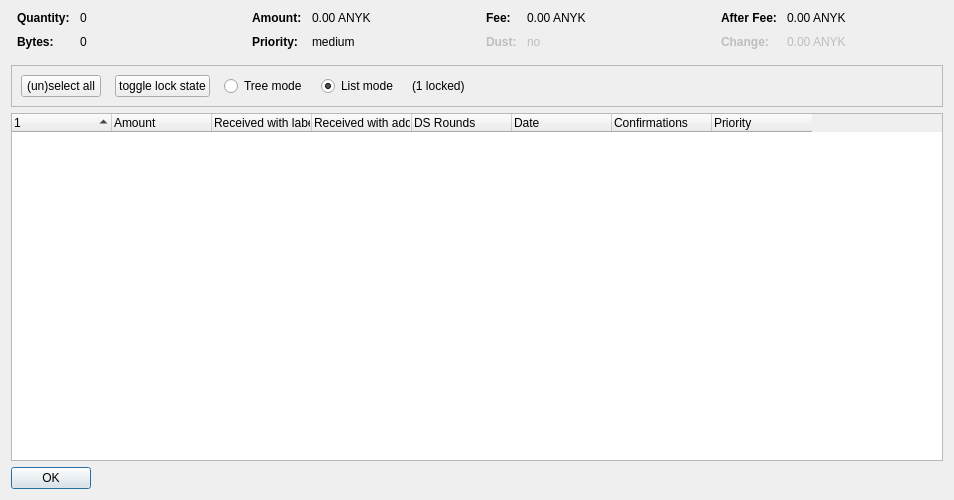
<?xml version="1.0" encoding="UTF-8"?>
<ui version="4.0">
 <class>CoinControlDialog</class>
 <widget class="QDialog" name="CoinControlDialog">
  <property name="geometry">
   <rect>
    <x>0</x>
    <y>0</y>
    <width>954</width>
    <height>500</height>
   </rect>
  </property>
  <property name="windowTitle">
   <string>Coin Selection</string>
  </property>
  <layout class="QVBoxLayout" name="verticalLayout">
   <item>
    <layout class="QHBoxLayout" name="horizontalLayoutTop" stretch="0,0,0,0">
     <property name="topMargin">
      <number>0</number>
     </property>
     <property name="bottomMargin">
      <number>10</number>
     </property>
     <item>
      <layout class="QFormLayout" name="formLayoutCoinControl1">
       <property name="horizontalSpacing">
        <number>10</number>
       </property>
       <property name="verticalSpacing">
        <number>10</number>
       </property>
       <property name="leftMargin">
        <number>6</number>
       </property>
       <property name="rightMargin">
        <number>6</number>
       </property>
       <item row="0" column="0">
        <widget class="QLabel" name="labelCoinControlQuantityText">
         <property name="font">
          <font>
           <weight>75</weight>
           <bold>true</bold>
          </font>
         </property>
         <property name="text">
          <string>Quantity:</string>
         </property>
        </widget>
       </item>
       <item row="0" column="1">
        <widget class="QLabel" name="labelCoinControlQuantity">
         <property name="cursor">
          <cursorShape>IBeamCursor</cursorShape>
         </property>
         <property name="contextMenuPolicy">
          <enum>Qt::ActionsContextMenu</enum>
         </property>
         <property name="text">
          <string notr="true">0</string>
         </property>
         <property name="textInteractionFlags">
          <set>Qt::LinksAccessibleByMouse|Qt::TextSelectableByKeyboard|Qt::TextSelectableByMouse</set>
         </property>
        </widget>
       </item>
       <item row="1" column="0">
        <widget class="QLabel" name="labelCoinControlBytesText">
         <property name="font">
          <font>
           <weight>75</weight>
           <bold>true</bold>
          </font>
         </property>
         <property name="text">
          <string>Bytes:</string>
         </property>
        </widget>
       </item>
       <item row="1" column="1">
        <widget class="QLabel" name="labelCoinControlBytes">
         <property name="cursor">
          <cursorShape>IBeamCursor</cursorShape>
         </property>
         <property name="contextMenuPolicy">
          <enum>Qt::ActionsContextMenu</enum>
         </property>
         <property name="text">
          <string notr="true">0</string>
         </property>
         <property name="textInteractionFlags">
          <set>Qt::LinksAccessibleByMouse|Qt::TextSelectableByKeyboard|Qt::TextSelectableByMouse</set>
         </property>
        </widget>
       </item>
      </layout>
     </item>
     <item>
      <layout class="QFormLayout" name="formLayoutCoinControl2">
       <property name="horizontalSpacing">
        <number>10</number>
       </property>
       <property name="verticalSpacing">
        <number>10</number>
       </property>
       <property name="leftMargin">
        <number>6</number>
       </property>
       <property name="rightMargin">
        <number>6</number>
       </property>
       <item row="0" column="0">
        <widget class="QLabel" name="labelCoinControlAmountText">
         <property name="font">
          <font>
           <weight>75</weight>
           <bold>true</bold>
          </font>
         </property>
         <property name="text">
          <string>Amount:</string>
         </property>
        </widget>
       </item>
       <item row="0" column="1">
        <widget class="QLabel" name="labelCoinControlAmount">
         <property name="cursor">
          <cursorShape>IBeamCursor</cursorShape>
         </property>
         <property name="contextMenuPolicy">
          <enum>Qt::ActionsContextMenu</enum>
         </property>
         <property name="text">
          <string notr="true">0.00 ANYK</string>
         </property>
         <property name="textInteractionFlags">
          <set>Qt::LinksAccessibleByMouse|Qt::TextSelectableByKeyboard|Qt::TextSelectableByMouse</set>
         </property>
        </widget>
       </item>
       <item row="1" column="0">
        <widget class="QLabel" name="labelCoinControlPriorityText">
         <property name="font">
          <font>
           <weight>75</weight>
           <bold>true</bold>
          </font>
         </property>
         <property name="text">
          <string>Priority:</string>
         </property>
        </widget>
       </item>
       <item row="1" column="1">
        <widget class="QLabel" name="labelCoinControlPriority">
         <property name="cursor">
          <cursorShape>IBeamCursor</cursorShape>
         </property>
         <property name="contextMenuPolicy">
          <enum>Qt::ActionsContextMenu</enum>
         </property>
         <property name="text">
          <string>medium</string>
         </property>
         <property name="textInteractionFlags">
          <set>Qt::LinksAccessibleByMouse|Qt::TextSelectableByKeyboard|Qt::TextSelectableByMouse</set>
         </property>
        </widget>
       </item>
      </layout>
     </item>
     <item>
      <layout class="QFormLayout" name="formLayoutCoinControl3">
       <property name="horizontalSpacing">
        <number>10</number>
       </property>
       <property name="verticalSpacing">
        <number>10</number>
       </property>
       <property name="leftMargin">
        <number>6</number>
       </property>
       <property name="rightMargin">
        <number>6</number>
       </property>
       <item row="0" column="0">
        <widget class="QLabel" name="labelCoinControlFeeText">
         <property name="font">
          <font>
           <weight>75</weight>
           <bold>true</bold>
          </font>
         </property>
         <property name="text">
          <string>Fee:</string>
         </property>
        </widget>
       </item>
       <item row="0" column="1">
        <widget class="QLabel" name="labelCoinControlFee">
         <property name="cursor">
          <cursorShape>IBeamCursor</cursorShape>
         </property>
         <property name="contextMenuPolicy">
          <enum>Qt::ActionsContextMenu</enum>
         </property>
         <property name="text">
          <string notr="true">0.00 ANYK</string>
         </property>
         <property name="textInteractionFlags">
          <set>Qt::LinksAccessibleByMouse|Qt::TextSelectableByKeyboard|Qt::TextSelectableByMouse</set>
         </property>
        </widget>
       </item>
       <item row="1" column="0">
        <widget class="QLabel" name="labelCoinControlLowOutputText">
         <property name="enabled">
          <bool>false</bool>
         </property>
         <property name="font">
          <font>
           <weight>75</weight>
           <bold>true</bold>
          </font>
         </property>
         <property name="text">
          <string>Dust:</string>
         </property>
        </widget>
       </item>
       <item row="1" column="1">
        <widget class="QLabel" name="labelCoinControlLowOutput">
         <property name="enabled">
          <bool>false</bool>
         </property>
         <property name="cursor">
          <cursorShape>IBeamCursor</cursorShape>
         </property>
         <property name="contextMenuPolicy">
          <enum>Qt::ActionsContextMenu</enum>
         </property>
         <property name="text">
          <string>no</string>
         </property>
         <property name="textInteractionFlags">
          <set>Qt::LinksAccessibleByMouse|Qt::TextSelectableByKeyboard|Qt::TextSelectableByMouse</set>
         </property>
        </widget>
       </item>
      </layout>
     </item>
     <item>
      <layout class="QFormLayout" name="formLayoutCoinControl4">
       <property name="horizontalSpacing">
        <number>10</number>
       </property>
       <property name="verticalSpacing">
        <number>10</number>
       </property>
       <property name="leftMargin">
        <number>6</number>
       </property>
       <property name="rightMargin">
        <number>6</number>
       </property>
       <item row="0" column="0">
        <widget class="QLabel" name="labelCoinControlAfterFeeText">
         <property name="font">
          <font>
           <weight>75</weight>
           <bold>true</bold>
          </font>
         </property>
         <property name="text">
          <string>After Fee:</string>
         </property>
        </widget>
       </item>
       <item row="0" column="1">
        <widget class="QLabel" name="labelCoinControlAfterFee">
         <property name="cursor">
          <cursorShape>IBeamCursor</cursorShape>
         </property>
         <property name="contextMenuPolicy">
          <enum>Qt::ActionsContextMenu</enum>
         </property>
         <property name="text">
          <string notr="true">0.00 ANYK</string>
         </property>
         <property name="textInteractionFlags">
          <set>Qt::LinksAccessibleByMouse|Qt::TextSelectableByKeyboard|Qt::TextSelectableByMouse</set>
         </property>
        </widget>
       </item>
       <item row="1" column="0">
        <widget class="QLabel" name="labelCoinControlChangeText">
         <property name="enabled">
          <bool>false</bool>
         </property>
         <property name="font">
          <font>
           <weight>75</weight>
           <bold>true</bold>
          </font>
         </property>
         <property name="text">
          <string>Change:</string>
         </property>
        </widget>
       </item>
       <item row="1" column="1">
        <widget class="QLabel" name="labelCoinControlChange">
         <property name="enabled">
          <bool>false</bool>
         </property>
         <property name="cursor">
          <cursorShape>IBeamCursor</cursorShape>
         </property>
         <property name="contextMenuPolicy">
          <enum>Qt::ActionsContextMenu</enum>
         </property>
         <property name="text">
          <string notr="true">0.00 ANYK</string>
         </property>
         <property name="textInteractionFlags">
          <set>Qt::LinksAccessibleByMouse|Qt::TextSelectableByKeyboard|Qt::TextSelectableByMouse</set>
         </property>
        </widget>
       </item>
      </layout>
     </item>
    </layout>
   </item>
   <item>
    <widget class="QFrame" name="frame">
     <property name="minimumSize">
      <size>
       <width>0</width>
       <height>40</height>
      </size>
     </property>
     <property name="frameShape">
      <enum>QFrame::StyledPanel</enum>
     </property>
     <property name="frameShadow">
      <enum>QFrame::Sunken</enum>
     </property>
     <layout class="QHBoxLayout" name="horizontalLayout">
      <item>
       <layout class="QHBoxLayout" name="horizontalLayoutPanel" stretch="0,0,0,0,0,0">
        <property name="spacing">
         <number>14</number>
        </property>
        <item>
         <widget class="QPushButton" name="pushButtonSelectAll">
          <property name="sizePolicy">
           <sizepolicy hsizetype="Maximum" vsizetype="Fixed">
            <horstretch>0</horstretch>
            <verstretch>0</verstretch>
           </sizepolicy>
          </property>
          <property name="text">
           <string>(un)select all</string>
          </property>
          <property name="autoDefault">
           <bool>false</bool>
          </property>
         </widget>
        </item>
        <item>
         <widget class="QPushButton" name="pushButtonToggleLock">
          <property name="sizePolicy">
           <sizepolicy hsizetype="Maximum" vsizetype="Fixed">
            <horstretch>0</horstretch>
            <verstretch>0</verstretch>
           </sizepolicy>
          </property>
          <property name="text">
           <string>toggle lock state</string>
          </property>
          <property name="autoDefault">
           <bool>false</bool>
          </property>
         </widget>
        </item>
        <item>
         <widget class="QRadioButton" name="radioTreeMode">
          <property name="sizePolicy">
           <sizepolicy hsizetype="Maximum" vsizetype="Fixed">
            <horstretch>0</horstretch>
            <verstretch>0</verstretch>
           </sizepolicy>
          </property>
          <property name="text">
           <string>Tree mode</string>
          </property>
         </widget>
        </item>
        <item>
         <widget class="QRadioButton" name="radioListMode">
          <property name="sizePolicy">
           <sizepolicy hsizetype="Maximum" vsizetype="Fixed">
            <horstretch>0</horstretch>
            <verstretch>0</verstretch>
           </sizepolicy>
          </property>
          <property name="text">
           <string>List mode</string>
          </property>
          <property name="checked">
           <bool>true</bool>
          </property>
         </widget>
        </item>
        <item>
         <widget class="QLabel" name="labelLocked">
          <property name="text">
           <string>(1 locked)</string>
          </property>
         </widget>
        </item>
        <item>
         <spacer name="horizontalSpacer">
          <property name="orientation">
           <enum>Qt::Horizontal</enum>
          </property>
          <property name="sizeHint" stdset="0">
           <size>
            <width>40</width>
            <height>20</height>
           </size>
          </property>
         </spacer>
        </item>
       </layout>
      </item>
     </layout>
    </widget>
   </item>
   <item>
    <widget class="CoinControlTreeWidget" name="treeWidget">
     <property name="contextMenuPolicy">
      <enum>Qt::CustomContextMenu</enum>
     </property>
     <property name="sortingEnabled">
      <bool>false</bool>
     </property>
     <property name="columnCount">
      <number>8</number>
     </property>
     <attribute name="headerShowSortIndicator" stdset="0">
      <bool>true</bool>
     </attribute>
     <attribute name="headerStretchLastSection">
      <bool>false</bool>
     </attribute>
     <column>
      <property name="text">
       <string/>
      </property>
     </column>
     <column>
      <property name="text">
       <string>Amount</string>
      </property>
     </column>
     <column>
      <property name="text">
       <string>Received with label</string>
      </property>
     </column>
     <column>
      <property name="text">
       <string>Received with address</string>
      </property>
     </column>
     <column>
      <property name="text">
       <string>DS Rounds</string>
      </property>
     </column>
     <column>
      <property name="text">
       <string>Date</string>
      </property>
     </column>
     <column>
      <property name="text">
       <string>Confirmations</string>
      </property>
      <property name="toolTip">
       <string>Confirmed</string>
      </property>
     </column>
     <column>
      <property name="text">
       <string>Priority</string>
      </property>
     </column>
    </widget>
   </item>
   <item>
    <widget class="QDialogButtonBox" name="buttonBox">
     <property name="sizePolicy">
      <sizepolicy hsizetype="Maximum" vsizetype="Fixed">
       <horstretch>0</horstretch>
       <verstretch>0</verstretch>
      </sizepolicy>
     </property>
     <property name="orientation">
      <enum>Qt::Horizontal</enum>
     </property>
     <property name="standardButtons">
      <set>QDialogButtonBox::Ok</set>
     </property>
    </widget>
   </item>
  </layout>
 </widget>
 <customwidgets>
  <customwidget>
   <class>CoinControlTreeWidget</class>
   <extends>QTreeWidget</extends>
   <header>coincontroltreewidget.h</header>
  </customwidget>
 </customwidgets>
 <resources/>
 <connections/>
</ui>
